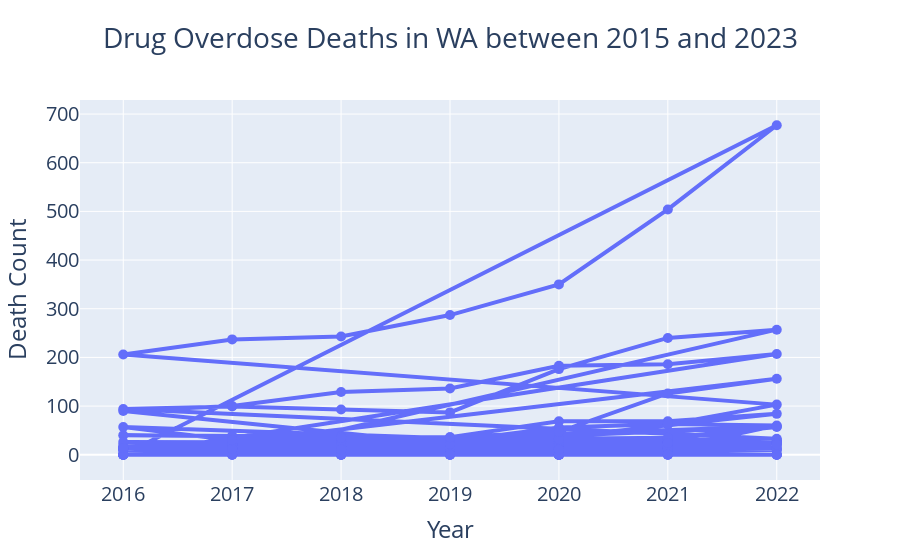

The code cell stored with this chart in its notebook:
### Code cell
is_washington = wa_geo_data['STATE_NAME'] == 'Washington'
is_opioid = (wa_geo_data['Drug Category'] == 'Any Opioid')
county = (wa_geo_data['Geography'] == 'County')
year = (wa_geo_data['Year'] >= 2015.0) & (wa_geo_data['Year'] <= 2023.0)
time = (wa_geo_data['Time Aggregation'] == '1 year rolling counts')
remove_star = (wa_geo_data['Death Count'] != '*')
county_data = wa_geo_data[is_washington & is_opioid & county & year & time & remove_star].copy()
county_data['Death Count'] = county_data['Death Count'].astype('int')
fig = px.line(county_data, x="Year", y="Death Count",
                title=f"Drug Overdose Deaths in WA between {int(2015.0)} and {int(2023.0)}", markers=True)
fig.update_layout(title_x=0.5, title_y=0.95,  font=dict(size=20))
fig.update_traces(line=dict(width=4), marker=dict(size=10))

fig.show()

### Figure 1 — Plotly figure (JSON) as saved in the notebook; plotly's stock layout.template omitted (floating-point values rounded to 4 significant figures; data arrays with more than 128 entries replaced by an {"elided": "..."} marker saying what was removed)
{"data": [{"hovertemplate": "Year=%{x}<br>Death Count=%{y}<extra></extra>", "legendgroup": "", "line": {"color": "#636efa", "dash": "solid", "width": 4}, "marker": {"size": 10, "symbol": "circle"}, "mode": "lines+markers", "name": "", "orientation": "v", "showlegend": false, "type": "scatter", "x": {"elided": "151 int values"}, "xaxis": "x", "y": {"elided": "151 int values"}, "yaxis": "y"}], "layout": {"font": {"size": 20}, "legend": {"tracegroupgap": 0}, "title": {"text": "Drug Overdose Deaths in WA between 2015 and 2023", "x": 0.5, "y": 0.95}, "xaxis": {"anchor": "y", "domain": [0, 1], "title": {"text": "Year"}}, "yaxis": {"anchor": "x", "domain": [0, 1], "title": {"text": "Death Count"}}}}
